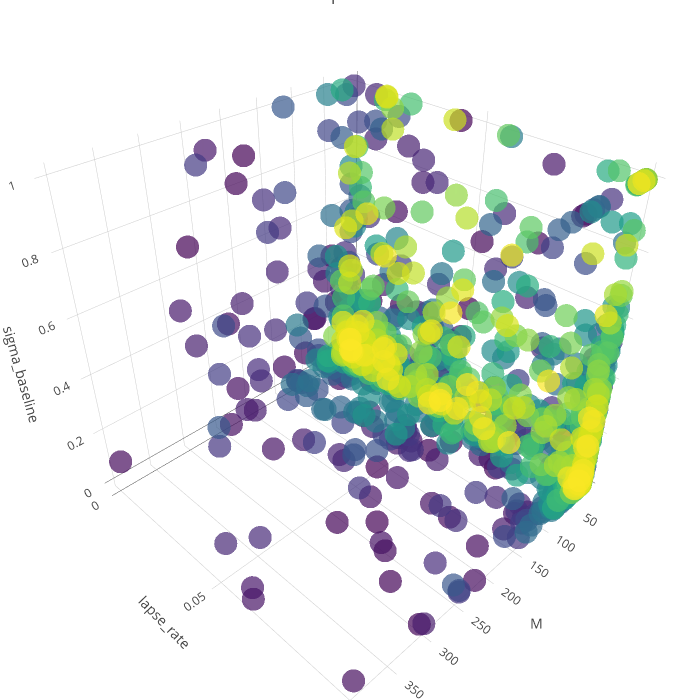

Here is the notebook cell this chart was saved with:
### Code cell
# Filter the start of steps only
df_cmaes_traj = df_best_fits[df_best_fits['step'] < 1000]
# result_to_color = np.array(df_cmaes_traj['dist_nll92'])
result_to_color = np.array(df_cmaes_traj['step'])
# result_to_color = np.log(result_to_color)

text = ['> %s' % (x) for x in result_to_color]

trace1 = go.Scatter3d(
        x = df_cmaes_traj['M'],
        y = df_cmaes_traj['lapse_rate'],
        z = df_cmaes_traj['sigma_baseline'],
        text = text,
        mode = 'markers',
        marker = go.Marker(
            color = result_to_color,
            size = 8,
            colorscale='Viridis',
            opacity=0.7
        )
    )
data = [trace1]
layout = go.Layout(
    title='Landscape for NLL92',
    autosize=False,
    width=700,
    height=700,
    margin=dict(
        l=0,
        r=0,
        b=0,
        t=0),
    scene=go.Scene(
        xaxis=go.XAxis(
            title='M',
        ),
        yaxis=go.YAxis(
            title='lapse_rate',
        ),
        zaxis=go.ZAxis(
            title='sigma_baseline',
        )
    )
)
fig = go.Figure(data=data, layout=layout)
py.iplot(fig)

### Figure 1 — Plotly figure (JSON) as saved in the notebook; plotly's stock layout.template omitted (floating-point values rounded to 4 significant figures; data arrays with more than 128 entries replaced by an {"elided": "..."} marker saying what was removed)
{"data": [{"marker": {"color": {"elided": "982 int values"}, "colorscale": "Viridis", "opacity": 0.7, "size": 8}, "mode": "markers", "text": {"elided": "982 str values"}, "type": "scatter3d", "x": {"elided": "982 int values"}, "y": {"elided": "982 float values"}, "z": {"elided": "982 float values"}}], "layout": {"autosize": false, "height": 700, "margin": {"b": 0, "l": 0, "r": 0, "t": 0}, "scene": {"xaxis": {"title": "M"}, "yaxis": {"title": "lapse_rate"}, "zaxis": {"title": "sigma_baseline"}}, "title": "Landscape for NLL92", "width": 700}}
